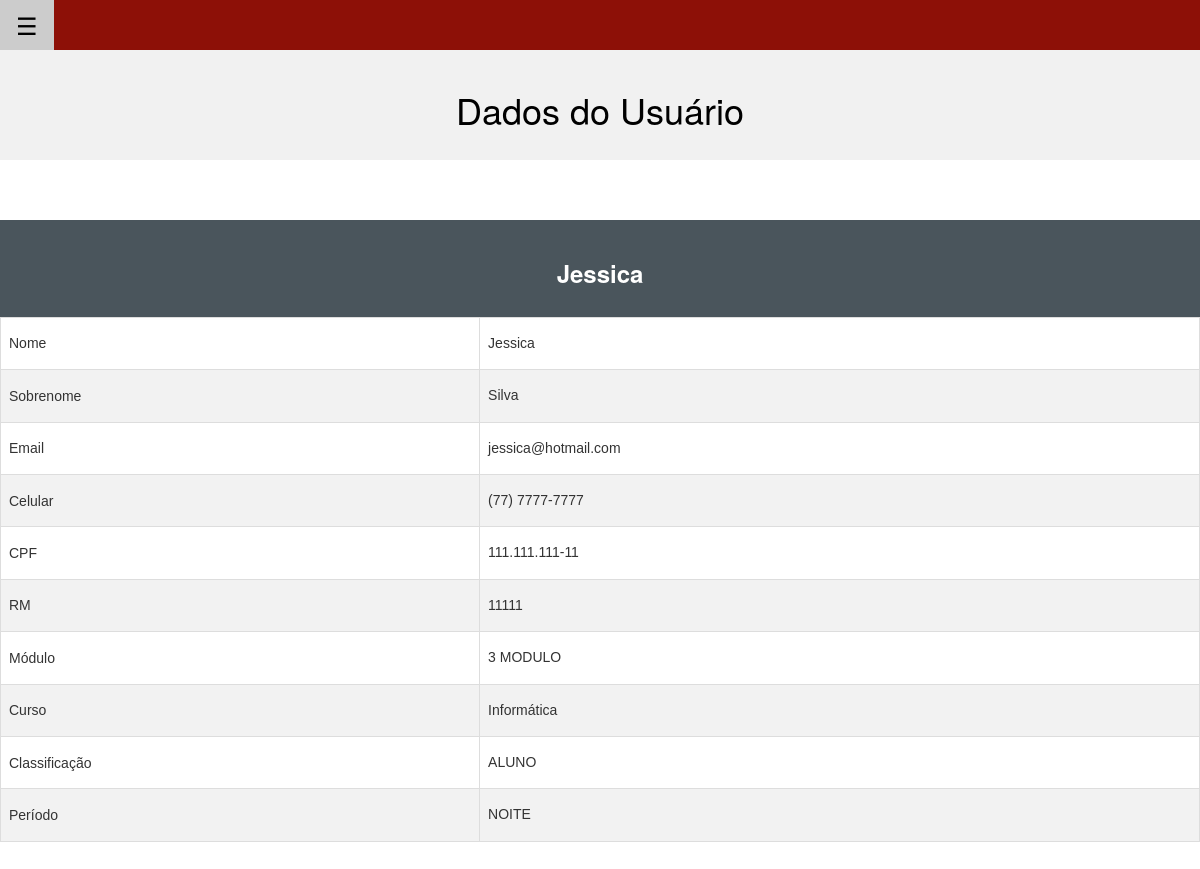
/pagUsu.php?id=1 (signed in), run on the app's committed database.
### tables this page shows
CREATE TABLE TB_USUARIO
(
	ID_USUARIO INT NOT NULL PRIMARY KEY AUTO_INCREMENT,
	COD_CURSO INT NOT NULL,
	COD_CLASSIFICACAO INT NOT NULL,
	USU_CPF VARCHAR(50) NOT NULL, 
	USU_RM VARCHAR(50) NOT NULL, 
	USU_EMAIL VARCHAR(50) NOT NULL,
	USU_LASTNAME VARCHAR(50) NOT NULL,
	USU_FIRSTNAME VARCHAR(50) NOT NULL,
	USU_TELEFONE VARCHAR(50) NOT NULL,
	USU_MODULO VARCHAR(50) NOT NULL,
	USU_PERIODO VARCHAR(50) NOT NULL,
	CONSTRAINT FOREIGN KEY (COD_CLASSIFICACAO) REFERENCES TB_CLASSIFICACAO(ID_CLASSIFICACAO),
	CONSTRAINT FOREIGN KEY (COD_CURSO) REFERENCES TB_CURSO(ID_CURSO)
);

CREATE TABLE TB_CURSO
(
	ID_CURSO INT NOT NULL PRIMARY KEY AUTO_INCREMENT,
	CRS_NOME VARCHAR(50) NOT NULL 
);

CREATE TABLE TB_CLASSIFICACAO
(
	ID_CLASSIFICACAO INT NOT NULL PRIMARY KEY AUTO_INCREMENT,
	CLSS_TIPO VARCHAR(50) NOT NULL
);

### bancoDados.class.php (called while the page is built, shortened)
<?php
    class bancoDadosBTCC
    {
        private $usuario;
        private $senha;
        private $banco;
        private $host;
        public function conectarBancoDados(){
            $conexao = mysqli_connect($this->getHost(), $this->getUsuario(), $this->getSenha())
            or die ("ERRO CONEXAO");
            if($conexao){
                mysqli_select_db($conexao, $this->getBanco())
                or die ("ERRO SELECT DATABASE");
            }
            return $conexao;
        }
        public function buscaUsuario($id){
            $conexao = $this->conectarBancoDados();
            $comandoSQL = "SELECT B.CLSS_TIPO, A.USU_CPF, A.USU_RM, A.USU_EMAIL, A.USU_LASTNAME, A.USU_FIRSTNAME, A.USU_TELEFONE, C.CRS_NOME, A.USU_MODULO, A.USU_PERIODO, D.LG_LOGIN, D.LG_SENHA FROM tb_usuario A INNER JOIN tb_classificacao B INNER JOIN tb_curso C INNER JOIN tb_login D ON A.COD_CLASSIFICACAO = B.ID_CLASSIFICACAO AND A.COD_CURSO = C.ID_CURSO AND D.COD_USUARIO = A.ID_USUARIO WHERE A.ID_USUARIO = '$id'";
            $result = mysqli_query($conexao, $comandoSQL);
            if(mysqli_num_rows($result) > 0)
            {
                $linha1 = "";
                while ($resultado = $result->fetch_array(MYSQLI_ASSOC))
                {
                    $clss = $resultado['CLSS_TIPO'];
                    $cpf = $resultado['USU_CPF'];
                    $rm = $resultado['USU_RM'];
                    $email = $resultado['USU_EMAIL'];
                    $lastname = $resultado['USU_LASTNAME'];
                    $firstname = $resultado['USU_FIRSTNAME'];
                    $telefone = $resultado['USU_TELEFONE'];
                    $crs = $resultado['CRS_NOME'];
                    $modulo = $resultado['USU_MODULO'];
                    $periodo = $resultado['USU_PERIODO'];
                    $login = $resultado['LG_LOGIN'];
                    $senha = $resultado['LG_SENHA'];
                    $linha1 = $clss."/".$cpf."/".$rm."/".$email."/".$lastname."/".$firstname."/".$telefone."/".$crs."/".$modulo."/".$periodo."/".$login."/".$senha;
                }
                return $linha1;
            }
            else{
                return "0";
            }
        }
        public function setUsuario($newUsuario)
        {
            $this->usuario = $newUsuario;
        }
        public function getUsuario()
        {
            return $this->usuario;
        }
        public function setSenha($newSenha)
        {
            $this->senha = $newSenha;
        }
        public function getSenha()
        {
            return $this->senha;
        }
        public function setBanco($newBanco)
        {
            $this->banco = $newBanco;
        }
        public function getBanco()
        {
            return $this->banco;
        }
        public function setHost($newHost)
        {
            $this->host = $newHost;
        }
        public function getHost()
        {
            return $this->host;
        }
    }

### pagUsu.php (the view, shortened to what this page needs)
<?php
    include "bancoDados.class.php";
    $banco = new bancoDadosBTCC("root", "", "localhost", "bd_btcc");
    $tipo           = " ";
    $cpf            = " ";
    $rm             = " ";
    $email          = " ";
    $lastname       = " ";
    $firstname      = " ";
    $telefone       = " ";
    $curso          = " ";
    $modulo         = " ";
    $periodo        = " ";
    if(!isset($_GET['id'])){
      $tipo           = "NÃO ESPECIFICADO";
      $cpf            = "NÃO ESPECIFICADO";
      $rm             = "NÃO ESPECIFICADO";
      $email          = "NÃO ESPECIFICADO";
      $lastname       = "NÃO ESPECIFICADO";
      $firstname      = "NÃO ESPECIFICADO";
      $telefone       = "NÃO ESPECIFICADO";
      $curso          = "NÃO ESPECIFICADO";
      $modulo         = "NÃO ESPECIFICADO";
      $periodo        = "NÃO ESPECIFICADO";
      header("Location: index.php");
    }else{
      if($_GET['id'] != $_SESSION['codigoUsu']){
        $tipo           = "NÃO ESPECIFICADO";
        $cpf            = "NÃO ESPECIFICADO";
        $rm             = "NÃO ESPECIFICADO";
        $email          = "NÃO ESPECIFICADO";
        $lastname       = "NÃO ESPECIFICADO";
        $firstname      = "NÃO ESPECIFICADO";
        $telefone       = "NÃO ESPECIFICADO";
        $curso          = "NÃO ESPECIFICADO";
        $modulo         = "NÃO ESPECIFICADO";
        $periodo        = "NÃO ESPECIFICADO";
        header("Location: index.php");
      }else{
        $usuario = explode("/", $banco->buscaUsuario($_SESSION['codigoUsu']));
        $tipo           = $usuario[0];
        $cpf            = $usuario[1];
        $rm             = $usuario[2];
        $email          = $usuario[3];
        $lastname       = $usuario[4];
        $firstname      = $usuario[5];
        $telefone       = $usuario[6];
        $curso          = utf8_encode($usuario[7]);
        $modulo         = $usuario[8];
        $periodo        = $usuario[9];
      }
    }
?>
<!DOCTYPE html>
<html>
<link rel="stylesheet" type="text/css" href="css/w3.css">
<link rel="stylesheet" href="css/w3-theme-red.css">
<link rel="stylesheet" href="css/icon.css">
<link rel="stylesheet" href="https://maxcdn.bootstrapcdn.com/bootstrap/3.3.7/css/bootstrap.min.css">
<link type="text/css" rel="stylesheet" href="js/jquery-ui.css" />
<link rel="stylesheet" href="https://cdnjs.cloudflare.com/ajax/libs/font-awesome/4.7.0/css/font-awesome.min.css">
<body>
<div id="main">
<div class="w3-theme-d5 w3-card">
  <button id="openNav" class="w3-button w3-xlarge w3-theme-d5" onclick="w3_open()">&#9776;</button>
</div>
<div class="w3-container w3-center w3-light-gray">
   <br><h1 class="w3-animate-top">Dados do Usuário</h1><br>
</div>
<br />
<br />
<br />
</head>
<body>
<table id="customers">
<div class="w3-container w3-center w3-theme-cinza">
   <br><h3 class="w3-animate-top"><b><?php echo utf8_encode($firstname); ?></b></h3><br>
</div>
    <td>Nome</td>
    <td><h5> <?php echo utf8_encode($firstname); ?> </h5></td>
  <tr>
    <td>Sobrenome</td>
    <td><h5> <?php echo utf8_encode($lastname); ?> </h5></td>
  </tr>
  <tr>
    <td>Email</td>
    <td><h5> <?php echo $email; ?> </h5></td>
  </tr>
  <tr>
    <td>Celular</td>
    <td><h5> <?php echo $telefone; ?> </h5></td>
  </tr>
  <tr>
    <td>CPF</td>
    <td><h5><?php echo $cpf; ?></h5></td>
  </tr>
  <tr>
    <td>RM</td>
    <td><h5><?php echo $rm; ?></h5></td>
  </tr>
  <tr>
    <td>Módulo</td>
    <td><h5><?php echo $modulo; ?></h5></td>
  </tr>
  <tr>
    <td>Curso</td>
    <td><h5><?php echo $curso; ?></h5></td>
  </tr>
  <tr>
    <td>Classificação</td>
    <td><h5><?php echo $tipo; ?></h5></td>
  </tr>
  <tr>
    <td>Período</td>
    <td><h5><?php echo $periodo; ?></h5></td>
  </tr>
</table>
  </div>
  <div class="w3-col m2">&nbsp;</div>
<br><br><br>
</body>
</html>

### css/w3.css (style rules this page uses)
*,*:before,*:after { box-sizing:inherit }
html { -ms-text-size-adjust:100%;-webkit-text-size-adjust:100% }
body { margin:0 }
button,input,select,textarea { font:inherit;margin:0 }
button,input { overflow:visible }
button,select { text-transform:none }
button,html [type=button],[type=reset],[type=submit] { -webkit-appearance:button }
html,body { font-family:Verdana,sans-serif;font-size:15px;line-height:1.5 }
html { overflow-x:hidden }
h1 { font-size:36px }
h3 { font-size:24px }
h5 { font-size:18px }
h1,h2,h3,h4,h5,h6 { font-family:"Segoe UI",Arial,sans-serif;font-weight:400;margin:10px 0 }
.w3-btn,.w3-button { border:none;display:inline-block;outline:0;padding:8px 16px;vertical-align:middle;overflow:hidden;text-decoration:none;color:inherit;background-color:inherit;text-align:center;cursor:pointer;white-space:nowrap }
.w3-btn,.w3-button { -webkit-touch-callout:none;-webkit-user-select:none;-khtml-user-select:none;-moz-user-select:none;-ms-user-select:none;user-select:none }
.w3-main,#main { transition:margin-left .4s }
.w3-container:after,.w3-container:before,.w3-panel:after,.w3-panel:before,.w3-row:after,.w3-row:before,.w3-row-padding:after,.w3-row-padding:before, .w3-cell-row:before,.w3-cell-row:after,.w3-clear:after,.w3-clear:before,.w3-bar:before,.w3-bar:after { content:"";display:table;clear:both }
.w3-col,.w3-half,.w3-third,.w3-twothird,.w3-threequarter,.w3-quarter { float:left;width:100% }
@media (min-width:601px) { .w3-col.m2 { width:16.66666% } }
.w3-container,.w3-panel { padding:0.01em 16px }
.w3-card,.w3-card-2 { box-shadow:0 2px 5px 0 rgba(0,0,0,0.16),0 2px 10px 0 rgba(0,0,0,0.12) }
.w3-animate-top { position:relative;animation:animatetop 0.4s }
.w3-xlarge { font-size:24px!important }
.w3-center { text-align:center!important }
.w3-light-grey,.w3-hover-light-grey:hover,.w3-light-gray,.w3-hover-light-gray:hover { color:#000!important;background-color:#f1f1f1!important }

### css/w3-theme-red.css (style rules this page uses)
.w3-theme-d5 { color:#fff !important; background-color:#8d1007 !important }
.w3-theme-cinza { color:#fff !important; background-color:#4a555c !important }

### pagUsu.php (style rules this page uses)
#customers { font-family: "Trebuchet MS", Arial, Helvetica, sans-serif; border-collapse: collapse; width: 100%; }
#customers td, #customers th { border: 1px solid #ddd; padding: 8px; }
#customers tr:nth-child(even) { background-color: #f2f2f2; }

### data on the page
tb_usuario: USU_FIRSTNAME "Jessica", USU_LASTNAME "Silva", USU_EMAIL "jessica@hotmail.com", USU_TELEFONE "(77) 7777-7777", USU_CPF "111.111.111-11", USU_RM "11111", USU_MODULO "3 MODULO", COD_CURSO.CRS_NOME "Informática", COD_CLASSIFICACAO.CLSS_TIPO "ALUNO", USU_PERIODO "NOITE"
